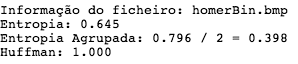
%> input picture 2 ano/TI/Ti_tp1/PRINTS/Captura de ecrã 2013-10-24, às 10.34.13.png (made grey), 298 x 64 px, given in place of kid.bmp, which was not available
$ octave --eval "Main;"   (GNU Octave 9; MATLAB toolbox functions it lacks are replaced by stand-ins)
%> lines starting %> are read from the running program, lines starting %| are printed output that depends on the picture; pictures that were not available may be replaced by others from this repository, and a replacement may not be noted
### 2 ano/TI/Ti_tp1/Histograma.m
function ocorrencias = Histograma( Simbolos, Alfabeto )
%Dado um simboloa P e um alfabeto A mostra o histograma de ocorrencia

ocorrencias = zeros(1, length(Alfabeto));%pre alocacao para garantir velocidade
for k = 1 : length(Alfabeto)
    ocorrencias(k) = length(find(Simbolos == Alfabeto(k))); %find devolve array com os indices de cada ocorrencia
end

 bar(Alfabeto,ocorrencias);
 xlabel('Simbolos');
 ylabel('Ocorr阯cias');
 title('Histograma de Ocorr阯cias');

end

### 2 ano/TI/Ti_tp1/Histograma_sem_grafico.m
function ocorrencias = Histograma_sem_grafico( Simbolos, Alfabeto )
%Devolve um array com o n鷐ero de ocorr阯cias de cada s韒bolo do alfabeto
%dado

ocorrencias = zeros(1, length(Alfabeto));
for k = 1 : length(Alfabeto)
    ocorrencias(k) = length(find(Simbolos == Alfabeto(k)));
end

% [4 lines of commented-out code are left out]

end

### 2 ano/TI/Ti_tp1/Entropia.m
function resultado = Entropia( Simbolos, Alfabeto )
%determina o limite m韓imo te髍ico para o n鷐ero m閐io de bits por s韒bolo
%dado Simbolos e um alfabeto


[m,n] = size(Simbolos); %dimensoes da fonte de entrada
probabilidade = Histograma_sem_grafico(Simbolos,Alfabeto)/ (m*n); %m*n dao o numero de ocorrencias

% P (P ~= 0); Este m閠odo devolve um array 1*n contendo todos os n n鷐eros
% do array P original que n鉶 s鉶 iguais a zero

resultado = -sum((probabilidade(probabilidade ~= 0)).* log2(probabilidade(probabilidade ~= 0)));

end

### 2 ano/TI/Ti_tp1/Entropia2a2.m
function resultado = Entropia2a2(P, A)
    %Determina as ocorrencias dado um determinado alfabeto
    %------------------------------
    Ocorrencias = zeros(length(A));

%     disp(Ocorrencias);

    tamanho_p = size(P);
    tamanho = tamanho_p(1)*tamanho_p(2);
    if (mod(tamanho,2) == 1)
        tamanho = tamanho - 1;
    end

    %Transforma numa linha...
    P = P';

    for i = 1:2:tamanho
        findFirst = find(A == P(i));
        findSecond = find(A == P(i+1));
        Ocorrencias(findFirst, findSecond) = Ocorrencias(findFirst, findSecond) + 1;
    end
    %Calcula a entropia conjunta , com base nas ocorrencias acima
    %encontradas
    %---------------------------------------

    prob = Ocorrencias /(tamanho/2);

    % Remover os 0 das probabilidades (porque n鉶 existe logaritmo de 0):
    prob(prob == 0) = [];

    % Calcular e devolver a entropia:
    resultado = - sum ((prob) .* log2(prob));
    resultado = sum (resultado);

end

### 2 ano/TI/Ti_tp1/Main.m
    function [  ] = Main(  )
clear();
disp('Exercicio 1');
s=input('Insira os simbolos:\n');
%> the answer given: 3
d=input('Insira o dicionario:\n');
%> the answer given: 3
disp('Histograma');
Histograma(s,d);
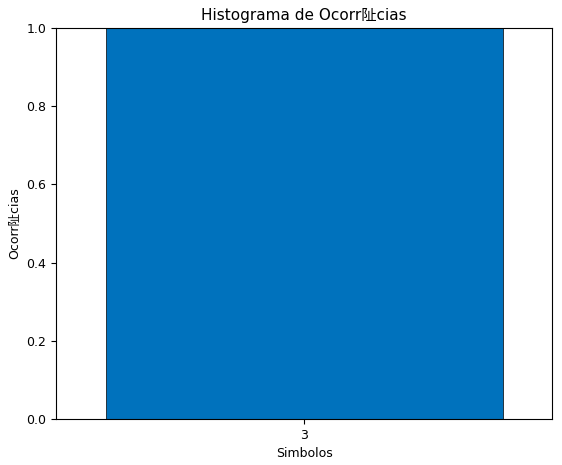
%> figure redrawn from the program's plot data


fprintf('Prima qualquer tecla para continuar...\n\n');
pause();
disp('Exercicio 2');

s=input('Insira os simbolos:\n');
%> the answer given: 3
d=input('Insira o dicionario:\n');
%> the answer given: 3
disp('O valor da entropia é');
valor_entropia=Entropia(s,d)


fprintf('Prima qualquer tecla para continuar...\n\n');
pause();

disp('Exercicio 3 e 4 e 5');


% kid.bmp
file = 'kid.bmp';
kid = imread(file);
%> kid is the input picture: size 64x298 uint8; min 0, max 255, mean 231.6
kid_Alfabeto = unique(kid); %A função unique devolve um array 1*n contendo os n elementos únicos do array passado como parâmetro
%> kid_Alfabeto = 228 values from 0 to 255
subplot(3,2,1);


% Probabilidade
ocorrencias = Histograma(kid,kid_Alfabeto);
%> ocorrencias = 228 values, max 15220 at index 228, min 1 at index 28, mean 83.65
%bar(kid_Alfabeto,ocorrencias);
xlabel('Simbolos');
ylabel('Ocorrências');
title('kid.bmp');
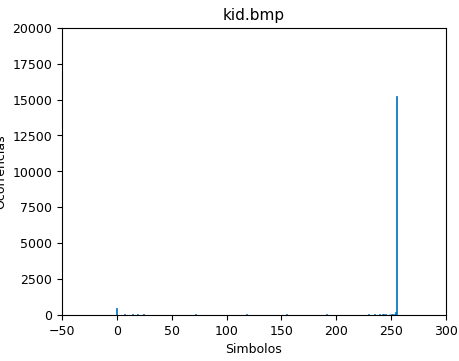
%> figure redrawn from the program's plot data; tallest bar 15220 high, from x = 254.6 to 255.4
% Entropia
str = sprintf('Informação do ficheiro: %s',file);
disp(str);
entropia = Entropia(kid,kid_Alfabeto);
%> entropia = 2.1
str = sprintf('Entropia: %.3f',entropia);
%> str = 'Entropia: 2.098'
disp(str);
%| Entropia: 2.098
% Entropia com agrupamentos
entropiaAgrupada = Entropia2a2(kid,kid_Alfabeto);
%> in Entropia2a2, `Ocorrencias = zeros(length(A));`: Ocorrencias: size 228x228 double; every value is 0
%> in Entropia2a2, `P = P';`:
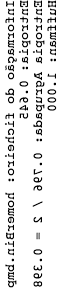
%> P: size 298x64 uint8; min 0, max 255, mean 231.6; mean of the top-left, top-right, bottom-left and bottom-right quarters 222.5, 222.9, 238.1, 242.8
%> after the loop in Entropia2a2, `for i = 1:2:tamanho`: Ocorrencias: size 228x228 double; min 0, max 7182, mean 0.2
%> in Entropia2a2, `resultado = - sum ((prob) .* log2(prob));`: resultado = 2.92
%> entropiaAgrupada = 2.92
str = sprintf('Entropia Conjunta: %.3f / 2 = %.3f',entropiaAgrupada,entropiaAgrupada/2);
%> str = 'Entropia Conjunta: 2.922 / 2 = 1.461'
disp(str);
%| Entropia Conjunta: 2.922 / 2 = 1.461
% Hufflen
[m,n] = size(kid);
%> m = 64; n = 298
probabilidade = ocorrencias/ (m*n);
%> probabilidade = 228 values, max 0.798 at index 228, min 5.24e-05 at index 28, mean 0.00439
%> (the run ends here)

$ run again, on 2 ano/TI/Ti_tp1/PRINTS/Captura de ecrã 2013-10-24, às 10.34.20.png (made grey)
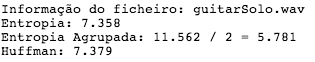
%> input picture 2 ano/TI/Ti_tp1/PRINTS/Captura de ecrã 2013-10-24, às 10.34.20.png (made grey), 315 x 62 px, given in place of kid.bmp, which was not available
%> in Main, kid is the input picture: size 62x315 uint8; min 0, max 255, mean 233.8
%> kid_Alfabeto = 210 values from 0 to 255
%> in Main, `ocorrencias = Histograma(kid,kid_Alfabeto);`: ocorrencias = 210 values, max 15671 at index 210, min 1 at index 31, mean 93
%> entropia = 2.03
%> in Main, `str = sprintf('Entropia: %.3f',entropia);`: str = 'Entropia: 2.031'
%| Entropia: 2.031
%> in Entropia2a2, `P = P';`:
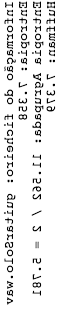
%> P: size 315x62 uint8; min 0, max 255, mean 233.8; mean of the top-left, top-right, bottom-left and bottom-right quarters 225, 225.7, 239.8, 244.6
%> in Entropia2a2, `resultado = - sum ((prob) .* log2(prob));`: resultado = 2.81
%> in Main, `str = sprintf('Entropia Conjunta: %.3f / 2 = %.3f',entropiaAgrupada,en..`: str = 'Entropia Conjunta: 2.807 / 2 = 1.403'
%| Entropia Conjunta: 2.807 / 2 = 1.403
%> in Main, `probabilidade = ocorrencias/ (m*n);`: probabilidade = 210 values, max 0.802 at index 210, min 5.12e-05 at index 31, mean 0.00476
